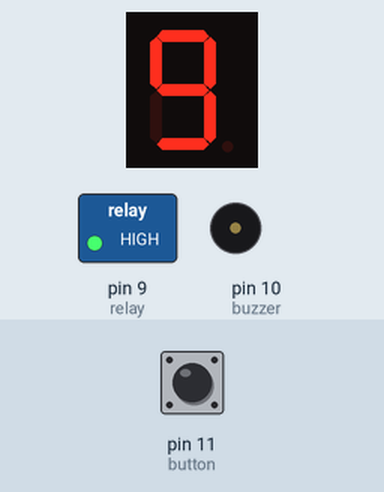
Recording of a sketch running on a simulated Arduino Uno, built with avr-gcc and run on an emulated ATmega328P. On the bench: 1-digit seven-segment display, switched loads named in the sketch (green lamp = pin HIGH), buzzer (waves = sounding). Wiring (inferred from the names in the program): 1-digit 7-segment display, segments lit when HIGH: segments pin 2, pin 3, pin 4, pin 5, pin 6, pin 7, pin 8. The inputs (shaded band) are chosen by the test bench; at power-on: pin 11 (button) HIGH. The segment pins are drawn as the display they are named for; pins used as bus, display or sensor lines are not drawn.

Above: at 1.2 s.
1.3 s: pin 11 (button) pulled LOW for 0.15 s
At 1.37 s:
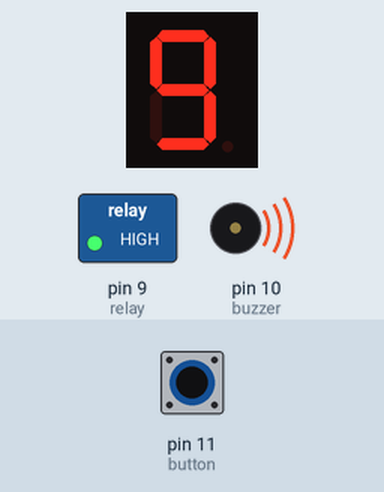
4.4 s: pin 11 (button) pulled LOW for 1 s
At 14.2 s:
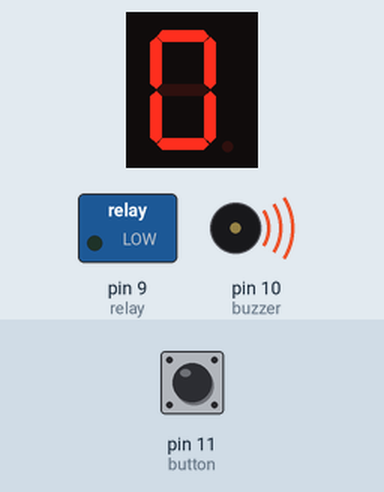
Timing chart, 0 to 15.3 s (numbered marks = the images above; inputs shaded):
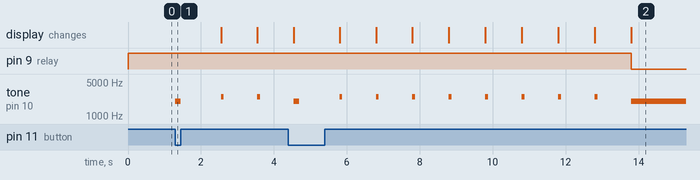

Measured:
- after the input at 1.3 s, tone on pin 10 (buzzer): plays 2000 Hz for 0.15 s, 2500 Hz for 0.08 s, 2500 Hz for 0.08 s, starting at once
- after the input at 4.4 s, pin 9 (relay): HIGH → LOW after 9.4 s instead of 6.2 s

The sketch:

ARduino_Ledak.ino
```cpp
// ==========================
// PIN 7-SEGMENT (a b c d e f g)
// ==========================
int segA = 2;
int segB = 3;
int segC = 4;
int segD = 5;
int segE = 6;
int segF = 7;
int segG = 8;

// ==========================
// PIN OUTPUT DAN INPUT
// ==========================
int relay = 9;     // Relay output
int buzzer = 10;   // Buzzer
int button = 11;   // Push button reset

// ==========================
// VARIABEL TIMER
// ==========================
int angka = 9;         // Timer mulai dari 9
bool counting = false; // Status sedang menghitung atau tidak

// ==========================
// FUNGSI TAMPIL ANGKA PADA 7-SEGMENT
// ==========================
void tampil(int n) {
  bool data[10][7] = {
    {1,1,1,1,1,1,0}, //0
    {0,1,1,0,0,0,0}, //1
    {1,1,0,1,1,0,1}, //2
    {1,1,1,1,0,0,1}, //3
    {0,1,1,0,0,1,1}, //4
    {1,0,1,1,0,1,1}, //5
    {1,0,1,1,1,1,1}, //6
    {1,1,1,0,0,0,0}, //7
    {1,1,1,1,1,1,1}, //8
    {1,1,1,1,0,1,1}  //9
  };

  digitalWrite(segA, data[n][0]);
  digitalWrite(segB, data[n][1]);
  digitalWrite(segC, data[n][2]);
  digitalWrite(segD, data[n][3]);
  digitalWrite(segE, data[n][4]);
  digitalWrite(segF, data[n][5]);
  digitalWrite(segG, data[n][6]);
}

// ==========================
// SETUP
// ==========================
void setup() {
  pinMode(segA, OUTPUT);
  pinMode(segB, OUTPUT);
  pinMode(segC, OUTPUT);
  pinMode(segD, OUTPUT);
  pinMode(segE, OUTPUT);
  pinMode(segF, OUTPUT);
  pinMode(segG, OUTPUT);

  pinMode(relay, OUTPUT);
  pinMode(buzzer, OUTPUT);
  pinMode(button, INPUT_PULLUP);

  digitalWrite(relay, HIGH);  // Relay awal OFF
  tampil(9);                 // Tampilkan angka awal
}

// ==========================
// LOOP UTAMA
// ==========================
void loop() {

  // ==========================
  // RESET MANUAL DENGAN BUTTON
  // ==========================
  if (digitalRead(button) == LOW) {
    angka = 9;              // Set angka kembali ke 9
    counting = true;        // Mulai hitung
    tone(buzzer, 2000, 150); // Bunyi singkat tanda reset
    tampil(angka);
    delay(250);             // Anti-bounce
  }

  // ==========================
  // PROSES HITUNG MUNDUR
  // ==========================
  if (counting) {
    delay(1000);   // Delay 1 detik
    angka--;       // Turun 1 detik

    // Bunyi singkat tiap detik turun
    if (angka >= 0) {
      tampil(angka);
      tone(buzzer, 2500, 80);
    }

    // ==========================
    // SAAT MENCAPAI 0 DETIK
    // ==========================
    if (angka == 0) {
      digitalWrite(relay, LOW); // Relay ON
      tone(buzzer, 2000);        // Buzzer hidup terus

      delay(5000);               // Buzzer hidup 5 detik

      noTone(buzzer);            // Matikan buzzer
      digitalWrite(relay, HIGH);  // Relay kembali OFF

      // RESET OTOMATIS KE 9 DETIK SETELAH 5 DETIK
      angka = 9;
      tampil(angka);
      counting = false;          // Stop hitung, tunggu tombol lagi
    }
  }
}
```
